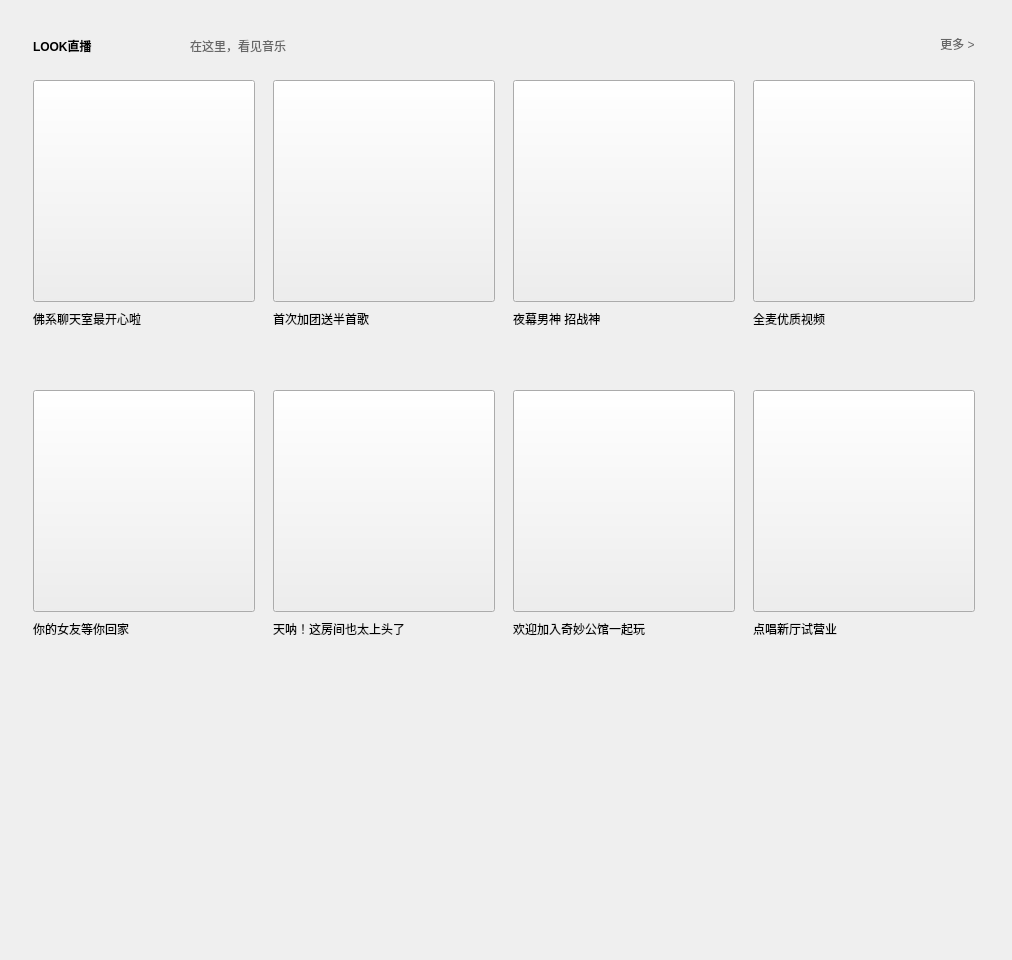
<?xml version="1.0" encoding="UTF-8"?>
<ui version="4.0">
 <class>LiveBroadcastServiceClass</class>
 <widget class="QWidget" name="LiveBroadcastServiceClass">
  <property name="geometry">
   <rect>
    <x>0</x>
    <y>0</y>
    <width>1012</width>
    <height>960</height>
   </rect>
  </property>
  <property name="minimumSize">
   <size>
    <width>1012</width>
    <height>960</height>
   </size>
  </property>
  <property name="windowTitle">
   <string>LiveBroadcastService</string>
  </property>
  <widget class="QLabel" name="label">
   <property name="geometry">
    <rect>
     <x>33</x>
     <y>15</y>
     <width>141</width>
     <height>61</height>
    </rect>
   </property>
   <property name="styleSheet">
    <string notr="true">font: 20pt &quot;黑体&quot;;
font-weight: bold;</string>
   </property>
   <property name="text">
    <string>LOOK直播</string>
   </property>
  </widget>
  <widget class="QLabel" name="label_2">
   <property name="geometry">
    <rect>
     <x>190</x>
     <y>30</y>
     <width>141</width>
     <height>31</height>
    </rect>
   </property>
   <property name="styleSheet">
    <string notr="true">color: rgb(102, 102, 102);</string>
   </property>
   <property name="text">
    <string>在这里，看见音乐</string>
   </property>
  </widget>
  <widget class="QPushButton" name="pushButton">
   <property name="geometry">
    <rect>
     <x>922</x>
     <y>30</y>
     <width>71</width>
     <height>28</height>
    </rect>
   </property>
   <property name="cursor">
    <cursorShape>PointingHandCursor</cursorShape>
   </property>
   <property name="styleSheet">
    <string notr="true">QPushButton:hover{
	font: 12pt &quot;黑体&quot;;
	font-weight:bold;
	color: rgb(102, 102, 102);
}
QPushButton{
	font: 12pt &quot;黑体&quot;;
	color: rgb(102, 102, 102);
}
QPushButton:checked{
	font: 12pt &quot;黑体&quot;;
	color: rgb(102, 102, 102);
}</string>
   </property>
   <property name="text">
    <string>更多 &gt;</string>
   </property>
   <property name="checkable">
    <bool>true</bool>
   </property>
   <property name="autoDefault">
    <bool>false</bool>
   </property>
   <property name="default">
    <bool>false</bool>
   </property>
   <property name="flat">
    <bool>true</bool>
   </property>
  </widget>
  <widget class="QLabel" name="label_7">
   <property name="geometry">
    <rect>
     <x>33</x>
     <y>310</y>
     <width>222</width>
     <height>61</height>
    </rect>
   </property>
   <property name="minimumSize">
    <size>
     <width>222</width>
     <height>61</height>
    </size>
   </property>
   <property name="cursor">
    <cursorShape>PointingHandCursor</cursorShape>
   </property>
   <property name="styleSheet">
    <string notr="true">font: 12pt &quot;宋体&quot;;</string>
   </property>
   <property name="text">
    <string>佛系聊天室最开心啦</string>
   </property>
   <property name="alignment">
    <set>Qt::AlignLeading|Qt::AlignLeft|Qt::AlignTop</set>
   </property>
  </widget>
  <widget class="QLabel" name="label_8">
   <property name="geometry">
    <rect>
     <x>273</x>
     <y>310</y>
     <width>222</width>
     <height>61</height>
    </rect>
   </property>
   <property name="minimumSize">
    <size>
     <width>222</width>
     <height>61</height>
    </size>
   </property>
   <property name="cursor">
    <cursorShape>PointingHandCursor</cursorShape>
   </property>
   <property name="styleSheet">
    <string notr="true">font: 12pt &quot;宋体&quot;;</string>
   </property>
   <property name="text">
    <string>首次加团送半首歌</string>
   </property>
   <property name="alignment">
    <set>Qt::AlignLeading|Qt::AlignLeft|Qt::AlignTop</set>
   </property>
  </widget>
  <widget class="QLabel" name="label_9">
   <property name="geometry">
    <rect>
     <x>513</x>
     <y>310</y>
     <width>222</width>
     <height>61</height>
    </rect>
   </property>
   <property name="minimumSize">
    <size>
     <width>222</width>
     <height>61</height>
    </size>
   </property>
   <property name="cursor">
    <cursorShape>PointingHandCursor</cursorShape>
   </property>
   <property name="styleSheet">
    <string notr="true">font: 12pt &quot;宋体&quot;;</string>
   </property>
   <property name="text">
    <string>夜幕男神 招战神</string>
   </property>
   <property name="alignment">
    <set>Qt::AlignLeading|Qt::AlignLeft|Qt::AlignTop</set>
   </property>
  </widget>
  <widget class="QLabel" name="label_10">
   <property name="geometry">
    <rect>
     <x>753</x>
     <y>310</y>
     <width>222</width>
     <height>61</height>
    </rect>
   </property>
   <property name="minimumSize">
    <size>
     <width>222</width>
     <height>61</height>
    </size>
   </property>
   <property name="cursor">
    <cursorShape>PointingHandCursor</cursorShape>
   </property>
   <property name="styleSheet">
    <string notr="true">font: 12pt &quot;宋体&quot;;</string>
   </property>
   <property name="text">
    <string>全麦优质视频</string>
   </property>
   <property name="alignment">
    <set>Qt::AlignLeading|Qt::AlignLeft|Qt::AlignTop</set>
   </property>
  </widget>
  <widget class="QLabel" name="label_11">
   <property name="geometry">
    <rect>
     <x>513</x>
     <y>620</y>
     <width>222</width>
     <height>61</height>
    </rect>
   </property>
   <property name="minimumSize">
    <size>
     <width>222</width>
     <height>61</height>
    </size>
   </property>
   <property name="cursor">
    <cursorShape>PointingHandCursor</cursorShape>
   </property>
   <property name="styleSheet">
    <string notr="true">font: 12pt &quot;宋体&quot;;</string>
   </property>
   <property name="text">
    <string>欢迎加入奇妙公馆一起玩</string>
   </property>
   <property name="alignment">
    <set>Qt::AlignLeading|Qt::AlignLeft|Qt::AlignTop</set>
   </property>
  </widget>
  <widget class="QLabel" name="label_12">
   <property name="geometry">
    <rect>
     <x>273</x>
     <y>620</y>
     <width>222</width>
     <height>61</height>
    </rect>
   </property>
   <property name="minimumSize">
    <size>
     <width>222</width>
     <height>61</height>
    </size>
   </property>
   <property name="cursor">
    <cursorShape>PointingHandCursor</cursorShape>
   </property>
   <property name="styleSheet">
    <string notr="true">font: 12pt &quot;宋体&quot;;</string>
   </property>
   <property name="text">
    <string>天呐！这房间也太上头了</string>
   </property>
   <property name="alignment">
    <set>Qt::AlignLeading|Qt::AlignLeft|Qt::AlignTop</set>
   </property>
  </widget>
  <widget class="QLabel" name="label_13">
   <property name="geometry">
    <rect>
     <x>753</x>
     <y>620</y>
     <width>222</width>
     <height>61</height>
    </rect>
   </property>
   <property name="minimumSize">
    <size>
     <width>222</width>
     <height>61</height>
    </size>
   </property>
   <property name="cursor">
    <cursorShape>PointingHandCursor</cursorShape>
   </property>
   <property name="styleSheet">
    <string notr="true">font: 12pt &quot;宋体&quot;;</string>
   </property>
   <property name="text">
    <string>点唱新厅试营业</string>
   </property>
   <property name="alignment">
    <set>Qt::AlignLeading|Qt::AlignLeft|Qt::AlignTop</set>
   </property>
  </widget>
  <widget class="QLabel" name="label_17">
   <property name="geometry">
    <rect>
     <x>33</x>
     <y>620</y>
     <width>222</width>
     <height>61</height>
    </rect>
   </property>
   <property name="minimumSize">
    <size>
     <width>222</width>
     <height>61</height>
    </size>
   </property>
   <property name="cursor">
    <cursorShape>PointingHandCursor</cursorShape>
   </property>
   <property name="styleSheet">
    <string notr="true">font: 12pt &quot;宋体&quot;;</string>
   </property>
   <property name="text">
    <string>你的女友等你回家</string>
   </property>
   <property name="alignment">
    <set>Qt::AlignLeading|Qt::AlignLeft|Qt::AlignTop</set>
   </property>
  </widget>
  <widget class="QPushButton" name="pushButton_2">
   <property name="geometry">
    <rect>
     <x>33</x>
     <y>80</y>
     <width>222</width>
     <height>222</height>
    </rect>
   </property>
   <property name="minimumSize">
    <size>
     <width>222</width>
     <height>222</height>
    </size>
   </property>
   <property name="cursor">
    <cursorShape>PointingHandCursor</cursorShape>
   </property>
   <property name="text">
    <string/>
   </property>
   <property name="icon">
    <iconset>
     <normaloff>../../res/直播/1.png</normaloff>../../res/直播/1.png</iconset>
   </property>
   <property name="iconSize">
    <size>
     <width>222</width>
     <height>222</height>
    </size>
   </property>
   <property name="checkable">
    <bool>true</bool>
   </property>
  </widget>
  <widget class="QPushButton" name="pushButton_3">
   <property name="geometry">
    <rect>
     <x>273</x>
     <y>80</y>
     <width>222</width>
     <height>222</height>
    </rect>
   </property>
   <property name="minimumSize">
    <size>
     <width>222</width>
     <height>222</height>
    </size>
   </property>
   <property name="cursor">
    <cursorShape>PointingHandCursor</cursorShape>
   </property>
   <property name="text">
    <string/>
   </property>
   <property name="icon">
    <iconset>
     <normaloff>../../res/直播/2.png</normaloff>../../res/直播/2.png</iconset>
   </property>
   <property name="iconSize">
    <size>
     <width>222</width>
     <height>222</height>
    </size>
   </property>
   <property name="checkable">
    <bool>true</bool>
   </property>
  </widget>
  <widget class="QPushButton" name="pushButton_4">
   <property name="geometry">
    <rect>
     <x>513</x>
     <y>80</y>
     <width>222</width>
     <height>222</height>
    </rect>
   </property>
   <property name="minimumSize">
    <size>
     <width>222</width>
     <height>222</height>
    </size>
   </property>
   <property name="cursor">
    <cursorShape>PointingHandCursor</cursorShape>
   </property>
   <property name="text">
    <string/>
   </property>
   <property name="icon">
    <iconset>
     <normaloff>../../res/直播/3.png</normaloff>../../res/直播/3.png</iconset>
   </property>
   <property name="iconSize">
    <size>
     <width>222</width>
     <height>222</height>
    </size>
   </property>
   <property name="checkable">
    <bool>true</bool>
   </property>
  </widget>
  <widget class="QPushButton" name="pushButton_5">
   <property name="geometry">
    <rect>
     <x>753</x>
     <y>80</y>
     <width>222</width>
     <height>222</height>
    </rect>
   </property>
   <property name="minimumSize">
    <size>
     <width>222</width>
     <height>222</height>
    </size>
   </property>
   <property name="cursor">
    <cursorShape>PointingHandCursor</cursorShape>
   </property>
   <property name="text">
    <string/>
   </property>
   <property name="icon">
    <iconset>
     <normaloff>../../res/直播/4.png</normaloff>../../res/直播/4.png</iconset>
   </property>
   <property name="iconSize">
    <size>
     <width>222</width>
     <height>222</height>
    </size>
   </property>
   <property name="checkable">
    <bool>true</bool>
   </property>
  </widget>
  <widget class="QPushButton" name="pushButton_6">
   <property name="geometry">
    <rect>
     <x>33</x>
     <y>390</y>
     <width>222</width>
     <height>222</height>
    </rect>
   </property>
   <property name="minimumSize">
    <size>
     <width>222</width>
     <height>222</height>
    </size>
   </property>
   <property name="cursor">
    <cursorShape>PointingHandCursor</cursorShape>
   </property>
   <property name="text">
    <string/>
   </property>
   <property name="icon">
    <iconset>
     <normaloff>../../res/直播/5.png</normaloff>../../res/直播/5.png</iconset>
   </property>
   <property name="iconSize">
    <size>
     <width>222</width>
     <height>222</height>
    </size>
   </property>
   <property name="checkable">
    <bool>true</bool>
   </property>
  </widget>
  <widget class="QPushButton" name="pushButton_7">
   <property name="geometry">
    <rect>
     <x>273</x>
     <y>390</y>
     <width>222</width>
     <height>222</height>
    </rect>
   </property>
   <property name="minimumSize">
    <size>
     <width>222</width>
     <height>222</height>
    </size>
   </property>
   <property name="cursor">
    <cursorShape>PointingHandCursor</cursorShape>
   </property>
   <property name="text">
    <string/>
   </property>
   <property name="icon">
    <iconset>
     <normaloff>../../res/直播/6.png</normaloff>../../res/直播/6.png</iconset>
   </property>
   <property name="iconSize">
    <size>
     <width>222</width>
     <height>222</height>
    </size>
   </property>
   <property name="checkable">
    <bool>true</bool>
   </property>
  </widget>
  <widget class="QPushButton" name="pushButton_8">
   <property name="geometry">
    <rect>
     <x>513</x>
     <y>390</y>
     <width>222</width>
     <height>222</height>
    </rect>
   </property>
   <property name="minimumSize">
    <size>
     <width>222</width>
     <height>222</height>
    </size>
   </property>
   <property name="cursor">
    <cursorShape>PointingHandCursor</cursorShape>
   </property>
   <property name="text">
    <string/>
   </property>
   <property name="icon">
    <iconset>
     <normaloff>../../res/直播/7.png</normaloff>../../res/直播/7.png</iconset>
   </property>
   <property name="iconSize">
    <size>
     <width>222</width>
     <height>222</height>
    </size>
   </property>
   <property name="checkable">
    <bool>true</bool>
   </property>
  </widget>
  <widget class="QPushButton" name="pushButton_9">
   <property name="geometry">
    <rect>
     <x>753</x>
     <y>390</y>
     <width>222</width>
     <height>222</height>
    </rect>
   </property>
   <property name="minimumSize">
    <size>
     <width>222</width>
     <height>222</height>
    </size>
   </property>
   <property name="cursor">
    <cursorShape>PointingHandCursor</cursorShape>
   </property>
   <property name="text">
    <string/>
   </property>
   <property name="icon">
    <iconset>
     <normaloff>../../res/直播/8.png</normaloff>../../res/直播/8.png</iconset>
   </property>
   <property name="iconSize">
    <size>
     <width>222</width>
     <height>222</height>
    </size>
   </property>
   <property name="checkable">
    <bool>true</bool>
   </property>
  </widget>
 </widget>
 <layoutdefault spacing="6" margin="11"/>
 <resources/>
 <connections/>
</ui>
